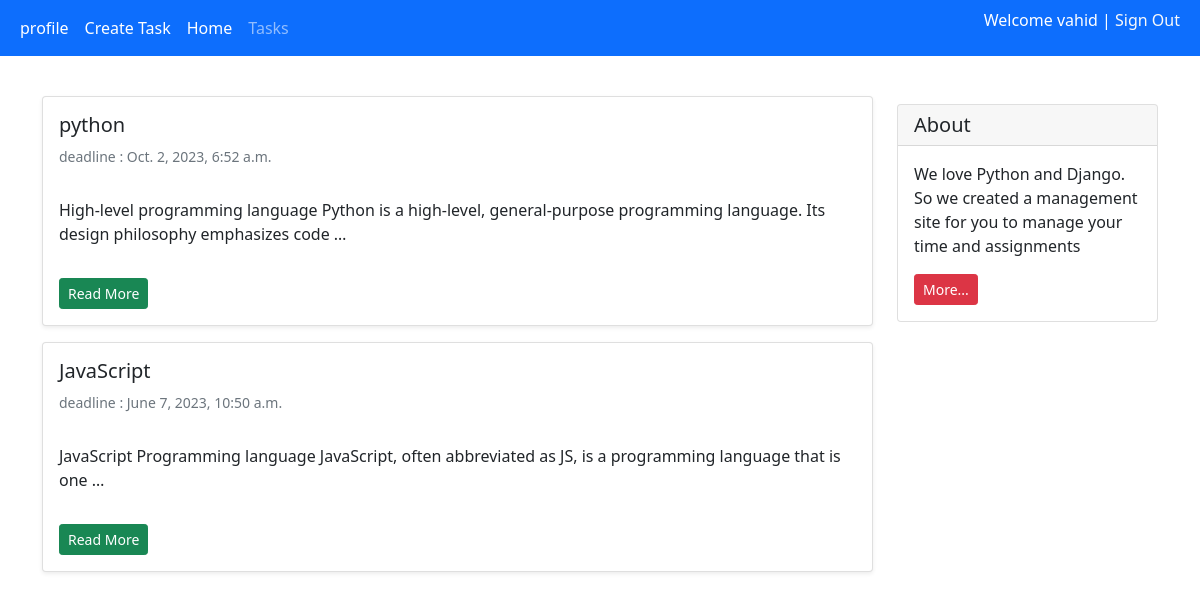
The app's page /management/ (signed in) with its own data.
### accounts/models.py (models this page shows, shortened)
class CustomUser(AbstractUser):
    phone_number = models.CharField("phone_number", max_length=11)
    brith_date = models.DateTimeField(null=True, blank=True)

### Management/models.py (models this page shows, shortened)
class Task(models.Model):
    PRIORITY_CHOICES = (
        ('1','Low'),
        ('2','Medium'),
        ('3','High'),
    )
    STATUS_CHOICES = (
        ('todo', 'To Do'),
        ('in_progress', 'In Progress'),
        ('done', 'Done'),
    )
    task_image = models.ImageField("task_image", upload_to="task_cover/",blank=True)
    user = models.ForeignKey(get_user_model(), verbose_name="tasks", on_delete=models.CASCADE)
    title = models.CharField("title", max_length=300)
    description=models.TextField("description")
    priority = models.CharField("priority", choices=PRIORITY_CHOICES,  max_length=20)
    status = models.CharField("priority", choices=STATUS_CHOICES,  max_length=20)
    deadline = models.DateTimeField("deadline")
    datetime_created = models.DateTimeField("datetime_created",auto_now_add=True)
    datetime_modified = models.DateTimeField("datetime_modified",auto_now=True)
    def get_absolute_url(self):
        return reverse("task_detail", kwargs={"pk": self.pk})

### Management/views.py (the view)
# urls.py: path('',views.TaskListView.as_view(),name='task_list'),
class TaskListView(LoginRequiredMixin,generic.ListView):
    template_name = 'Management/task_list.html'
    context_object_name = 'tasks'
    def get_queryset(self):
        return Task.objects.filter(user=self.request.user).order_by('-deadline')

### Management/templates/Management/task_list.html (shortened to what this page needs)
{% extends '_base.html' %}
{% block content %}
<div class="container mt-4">
    <div class="row">
        <div class="col-9">
        {% for task in tasks %}
            <div class="card shadow-sm my-3">
                <div class="card-body">
                    <h5 class="card-title">{{task.title}}</h5>
                    <h6 class="card-subtitle mb-2 text-muted small py-2">deadline : {{task.deadline}}</h6>
                    <p class="card-text py-3">
                      {{task.description|truncatewords:15}}
                    </p>
                    <a href="{{task.get_absolute_url}}" class="btn btn-sm btn-success">Read More</a>
                  </div>
                </div>
            {% endfor %}
        </div>
        <div class="col-3">
                <div class="card my-4">
                    <h5 class="card-header">About</h5>
                    <div class="card-body">
                        <p class="card-text">
                          We love Python and Django. So we created a management site for you to manage your time and assignments
                        </p>
                        <a href="#"
                           class="btn btn-sm btn-danger">
                            More...
                        </a>
                    </div>
                </div>
        </div>
    </div>
</div>
{% endblock content %}

### templates/_base.html (shortened to what this page needs)
<!DOCTYPE html>
<html lang="en">
  <head>
    <link
      href="https://cdn.jsdelivr.net/npm/bootstrap@5.1.3/dist/css/bootstrap.min.css"
      rel="stylesheet"
    />
  </head>
  <body>
    <nav class="navbar navbar-expand-lg navbar-dark bg-primary">
      <div class="container-fluid">
        <div class="collapse navbar-collapse" id="navbarNavAltMarkup">
          <div class="navbar-nav">
            {% if user.is_authenticated %}
            <a
              class="nav-link active"
              aria-current="page"
              href="{% url 'profile' %}"
              >profile</a
            >
            <a
              class="nav-link active"
              aria-current="page"
              href="{% url 'task_create' %}"
              >Create Task</a
            >
            {% endif %}
            <a class="nav-link active" aria-current="page" href="{% url 'home' %}">Home</a>
            <a class="nav-link" href="{% url 'task_list' %}">Tasks</a>
          </div>
        </div>
        <div class="mx-2 text-white">
          {% if user.is_authenticated %}
          <p>
            Welcome {{user.username}} <span>|</span>
            <a
              class="text-light"
              style="text-decoration: none"
              href="{% url 'account_logout' %}"
              >Sign Out</a
            >
          </p>
          {% endif %}
        </div>
      </div>
    </nav>
    {% block content %}{% endblock content %}
  </body>
</html>

### records on screen
CustomUser: username "vahid"
Task: title "python", deadline "Oct. 2, 2023, 6:52 a.m.", description "High-level programming language Python is a high-level, general-purpose programming language. Its design philosophy emphasizes code …"
Task: title "JavaScript", deadline "June 7, 2023, 10:50 a.m.", description "JavaScript Programming language JavaScript, often abbreviated as JS, is a programming language that is one …"
